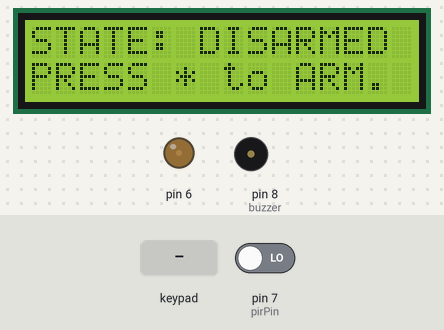
This sketch was run on a simulated Arduino Mega 2560, built with avr-gcc and run on an emulated ATmega2560. On the bench: 16×2 character LCD, output pins drawn as LEDs (lit = HIGH), buzzer (waves = sounding, pin HIGH). The test bench sets the inputs (shaded band); at power-on: pin 7 (pirPin) LOW. What the sketch prints to the serial monitor is not drawn.

Above: at 1.2 s.
1.3 s: key '*' pressed
At 1.6 s:
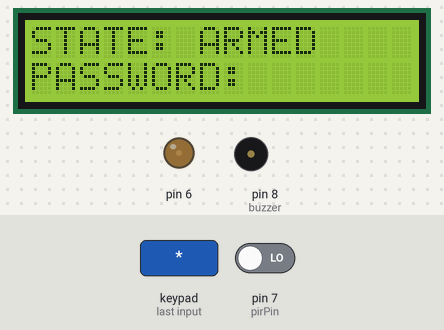
2.8 s: keypad keys 9 8 7 6 * pressed 0.4 s apart
At 5.4 s:
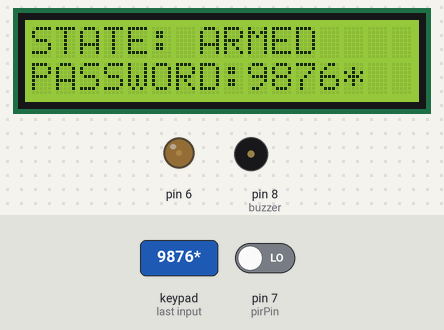
11.2 s: keypad keys 1 2 3 4 5 # pressed 0.4 s apart
At 14.6 s:
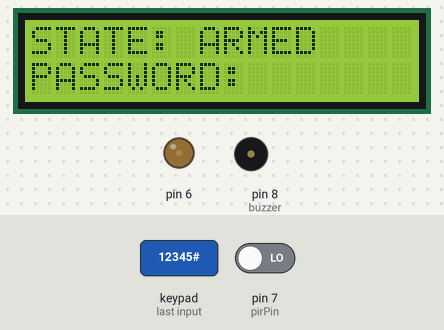
15.1 s: key 'B' pressed
At 15.9 s:
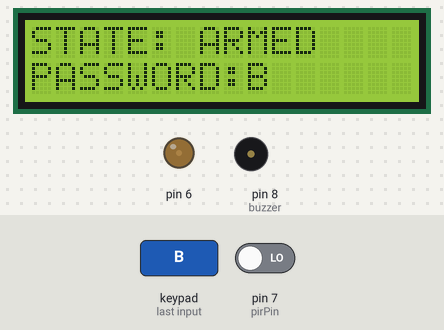
Timing chart, 0 to 17.6 s (numbered marks = the images above; inputs shaded):
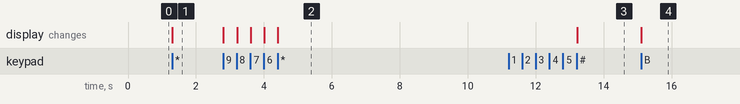

The sketch:

AlarmSystem.ino
```cpp
#include <LiquidCrystal.h>
#include <Keypad.h>

LiquidCrystal lcd(12, 11, 5, 4, 3, 2);

const byte ROWS = 4;
const byte COLS = 4;

char hexaKeys[ROWS][COLS] = {
  {'1', '2', '3', 'A'},
  {'4', '5', '6', 'B'},
  {'7', '8', '9', 'C'},
  {'*', '0', '#', 'D'}
};

byte rowPins[ROWS] = {22, 24, 26, 30};
byte colPins[COLS] = {32, 34, 38, 40};
char customKey;

char password[] = "aaaaa";
char correct_password[] = "12345";

char password_m[] = "bbbb";
char correct_password_m[] = "9876";

int buzzer = 8;
int pirPin = 7;

bool initializeLCD = true;

String stare = "DISARMED";

int contrast = 30;

int counter1 = 0;
int counter2 = 0;

int value = 0;
bool toSound = false;

int interval = 15000;
int prevT = 0;
int startT = 0;

int contor_greseli = 0;

String inputString = "";
boolean stringComplete = false;

char caract;
String pass_blu = "aaaaa";

char password_b[] = "00000";
char password_m_b[]="zzzz";

int flag = 0;

Keypad customKeypad = Keypad(makeKeymap(hexaKeys), rowPins, colPins, ROWS, COLS);

void setup() {

  Serial.begin(9600);
  Serial1.begin(9600);
  lcd.begin(16, 2);

  analogWrite(6, contrast);
  pinMode(buzzer, OUTPUT);
  pinMode(pirPin, INPUT);
}


void loop() {

  disarmedLCD();

  bluetooth_function();

  keyPad_function();

  value = digitalRead(pirPin);
  buzzerFunction();


}


void disarmedLCD()
{
  if (initializeLCD)
  {
    initializeLCD = false;
    lcd.clear();

    lcd.setCursor(0, 0);
    lcd.print("STATE: ");
    lcd.print(stare);

    lcd.setCursor(0, 1);
    lcd.print("PRESS * to ARM.");
  }
}


void armedLCD()
{
  lcd.clear();
  lcd.setCursor(0, 0);
  lcd.print("STATE: ");
  lcd.print(stare);

  lcd.setCursor(0, 1);
  lcd.print("PASSWORD:");
  lcd.setCursor(9, 1);


  for (int i = 0; i < 5; i++) {
    if (password[i] == 'a') {
      lcd.setCursor(9 + i, 1);
      lcd.print(" ");
    } else {
      lcd.setCursor(9 + i, 1);
      lcd.print(password[i]);
    }
  }
}


void armedLCD_buzz()
{
  lcd.clear();
  lcd.setCursor(0, 0);
  lcd.print("STATE: ");
  lcd.print(stare);

  lcd.setCursor(0, 1);
  lcd.print("PASSWORD_M:");
  lcd.setCursor(11, 1);


  for (int i = 0; i < 4; i++) {
    if (password_m[i] == 'b') {
      lcd.setCursor(11 + i, 1);
      lcd.print(" ");
    } else {
      lcd.setCursor(11 + i, 1);
      lcd.print(password_m[i]);
    }
  }
}

void bluetooth_LCD()
{
  lcd.clear();
  lcd.setCursor(0, 0);
  lcd.print("STATE: ");
  lcd.print(stare);

  lcd.setCursor(0, 1);
  lcd.print("ENTER THE PASS");
}


void keyPad_function()
{
  customKey = customKeypad.getKey();
  if (customKey) {

    Serial.print("customKey: ");
    Serial.println(customKey);

    if (stare == "DISARMED" ) {
      flag=0;
      if (customKey == '*') {
        stare = "ARMED";
        armedLCD();
      }
    }
    else
    {

      if (toSound == true)
      {
        if (customKey == 'D')
        {
          if (strcmp(password_m, correct_password_m) == 0 ) {
            Serial.println("Se potrivesc cele doua parole master");
            // Disarm the system
            resetPassword_m();
            contor_greseli = 0;
            flag = 0;
            toSound = false;
            noTone(buzzer);
            stare = "DISARMED";
            initializeLCD = true;
            disarmedLCD();
          }
          else
          {
            Serial.println("Nu se potriveste");
            stare = "ARMED";
            resetPassword_m();
          }

        }
        else if (counter2 <= 3)
        {
          stare = "ARMED";
          password_m[counter2] = customKey;
          Serial.println(password_m);
          counter2++;
          armedLCD_buzz();
        }
      }
      else
      {
        if (customKey == '#')
        {
          if (strcmp(password, correct_password) == 0 ) {
            Serial.println("Se potrivesc cele doua parole");
            // Disarm the system
            resetPassword();
            stare = "DISARMED";
            initializeLCD = true;
            disarmedLCD();
          }
          else
          {
            stare = "ARMED";
            Serial.println("Nu se potriveste");
            contor_greseli++;
            resetPassword();
          }

        }
        else if (counter1 <= 4)
        {
          password[counter1] = customKey;
          Serial.println(password);
          counter1++;
          armedLCD();
        }
      }
    }
  }
}


void resetPassword()
{
  for (int i = 0; i < 5; i++)
  {
    password[i] = 'a';
  }
  counter1 = 0;
  armedLCD();
}

void resetPassword_m()
{
  for (int i = 0; i < 4; i++)
  {
    password_m[i] = 'b';
  }
  counter2 = 0;
  armedLCD_buzz();
}


void buzzerFunction()
{
  if (contor_greseli >= 3)
  {
    toSound = true;
  }
  int a = millis();

  if (flag == 0)
  {
    startT = a;
  }
  if (value > 0 && stare == "ARMED" ) {
    flag = 1;
  }
  if (flag == 1 && a - startT >= interval)
  {
   if(stare=="ARMED")
   {
    toSound = true;
   }

  }
  soundBuzzer();
}


void soundBuzzer()
{
  if (toSound == true)
  {
    tone(buzzer, 20);
    armedLCD_buzz();
  }
}

void serialEvent1()
{
  if (Serial1.available())
  {
    inputString = Serial1.readStringUntil('\n');
    stringComplete = true;
    //Serial.print(inputString);
  }
}

void bluetooth_function()
{
  if (stringComplete)
  {
    if (stare == "DISARMED")
    {
      flag=0;
      if (inputString[0] == 'A')
      {
        stare = "ARMED";
        armedLCD();
      }
      else
      {
        stare = "DISARMED";
        disarmedLCD();
      }
    }
    else
    {
      if (toSound == false)
      {
        if (inputString[0] == 'D')
        {
          pass_blu = inputString.substring(2, 7);
          for (int i = 0; i < 5; i++)
          {
            password_b[i] = pass_blu[i];
          }
          Serial.println(pass_blu);
          if (strcmp(password_b, correct_password) == 0)
          {
            stare = "DISARMED";
            //resetPassword();
            initializeLCD = true;
            disarmedLCD();
          }
          else
          {
            stare = "ARMED";
          }
        }
      }
      else
      {
        if (inputString[0] == 'M')
        {
          pass_blu = inputString.substring(2, 6);
          for (int i = 0; i < 4; i++)
          {
            password_m_b[i] = pass_blu[i];
          }

          if (strcmp(password_m_b, correct_password_m) == 0)
          {
            toSound = false;
            flag=0;
            noTone(buzzer);
            stare = "DISARMED";
            //contor_greseli=0;
            initializeLCD = true;
            disarmedLCD();
          }
          else
          {
            stare = "ARMED";
          }
        }
      }
    }
  }
}
```

Measured:
- after the input at 1.3 s, the display: changes at once (image 1)
- after the input at 2.8 s, the display: first changes at once (image 2 shows a later state)
- after the input at 11.2 s, the display: changes after 2.0 s (image 3)
- after the input at 15.1 s, the display: changes at once (image 4)
